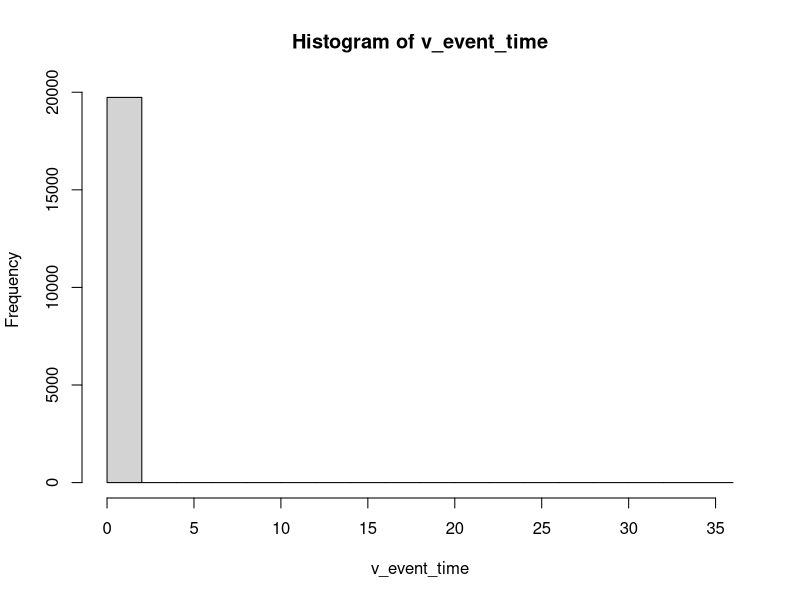

This figure's R source: (Note: this script raises an error after producing the figure.)
library(data.table)
# generate population
n_pop <- 100000
dt_pop <- data.table(id = 1:n_pop,
                     cohort = 1940,
                     race = sample(x = c(4, 5), 
                                   size = n_pop, 
                                   prob = c(0.5, 0.5),
                                   replace = TRUE))
# F(a) <- par_alpha*(1-exp(-par_gamma*a))
# prob = par_alpha*(1-exp(-par_gamma*event_time))
#' Inverse constrained exponential function
#'
#' \code{inv_constrained_exponential} implements the inverse constrained 
#' exponential function.
#'
#' @param prob Probability of the event.
#' @param par_alpha Maximum proportion of individuals eventually getting the event.
#' @param par_gamma Rate of event for those evenatually getting the event. 
#' @return 
#' The time at which the event happens.
#' @export
inv_constrained_exponential <- function(prob, par_alpha, par_gamma){
  n_sample <- length(prob)
  has_event <- (prob <= par_alpha)
  event_time <- rep(0, n_sample)
  event_time[has_event] <- (-1/par_gamma[has_event])*log(1-prob[has_event]/par_alpha[has_event])
  return(event_time)
}

#' Get parameters for constrained exponential function
#'
#' \code{get_parameters_constrained_exponential} implements the inverse 
#' constrained exponential function.
#'
#' @param birth_cohort Year of birth cohort.
#' @param race Race in numeric categories.
#' @param alpha0 
#' @param alpha1 
#' @param gamma0 
#' @param gamma1 
#' @return 
#' The time at which the event happens.
#' @export
get_parameters_constrained_exponential <- function(birth_cohort, race,
                                                   alpha0, alpha1,
                                                   gamma0, gamma1){
  bc <- birth_cohort - 1908
  par_alpha <- ilogit(alpha0[race] + bc*alpha1[race])
  par_gamma <- exp(gamma0[race] + bc*gamma1[race])
  return(data.table(par_alpha = par_alpha, par_gamma = par_gamma))
}

prob <- runif(n = n_pop)
par_alpha <- 0.8
par_gamma <- 0.05

v_event_time <- inv_constrained_exponential(prob = prob, 
                                            par_alpha = par_alpha, 
                                            par_gamma = par_gamma)
hist(v_event_time)

alpha0 <-c(1.05000, 0.6, 0.08, 2.32600, 1.9820)
alpha1 <-c(-0.0067, 0.6, 0.08, -0.0397, -0-008)
gamma0 <-c(-2.3000, 0.6, 0.08, 8.32300, -4.549)
gamma1 <-c(-0.0070, 0.6, 0.08, 0.50010, -0.001)

get_parameters_constrained_exponential(birth_cohort = 1940, 
                                       race = c(4, 5), 
                                       alpha0 = alpha0, alpha1 = alpha1,
                                       gamma0 = gamma0, gamma1 = gamma1)
dt_pars <- dt_pop[, get_parameters_constrained_exponential(birth_cohort = cohort, 
                                                race = race, 
                                                alpha0 = alpha0, alpha1 = alpha1,
                                                gamma0 = gamma0, gamma1 = gamma1)]
dt_pop <- cbind(dt_pop, dt_pars)
v_probs <- runif(n = n_pop)
dt_pop[, age_infection := inv_constrained_exponential(prob = v_probs, 
                                                      par_alpha = par_alpha,
                                                      par_gamma = par_gamma)]
hist(dt_pop$age_infection)
